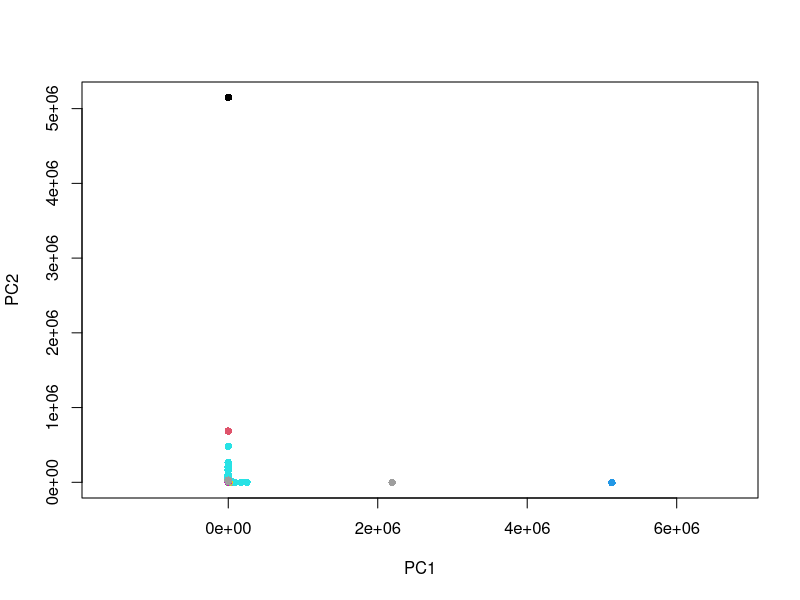

Reproduce this figure in R.
# read clustering results
clustering <- read.csv("clustering_results.csv", header=FALSE)

# perform PCA
clustering_pca <- prcomp(clustering)

# Extract components 1 and 2
clustering_pca_1_2 <- clustering_pca$x[, 1:2]

# plot - asp = 1 gives equal scaling to x and y axes
plot(clustering_pca_1_2, col=clustering$V1, type = 'p',pch = 16, asp = 1) 
